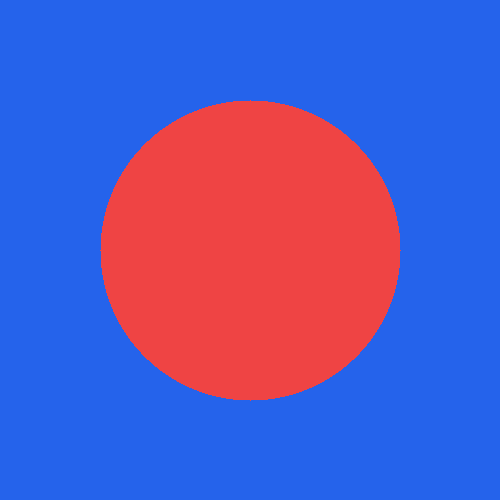
#> input picture images/defect.png, 500 x 500 px
$ python -i detector.py   (imports and definitions only)
#> lines starting #> are read from the running program, lines starting #| are printed output that depends on the picture; after the words box and inside, x2 and y2 are one past the last pixel; in counts of white or black regions, pixels touching at a corner belong together
import sys

import cv2


# Если красного больше этого процента — считаем изображение дефектным.
RED_THRESHOLD = 10.0


def detect_defect(image_path):
    """Return OK or DEFECT based on the proportion of red pixels."""
#> called with image_path = 'images/defect.png'
    image = cv2.imread(image_path)
#> image is the input picture: shape (500, 500, 3); mean B, G, R 187.8, 90.2, 94.1

    if image is None:
        raise ValueError(f"Не удалось открыть изображение: {image_path}")

    # OpenCV читает изображение в формате BGR.
    # В HSV красный цвет удобно выделять двумя диапазонами оттенка.
    hsv = cv2.cvtColor(image, cv2.COLOR_BGR2HSV)
#> hsv: shape (500, 500, 3); mean H, S, V 79.6, 205.7, 236.1

    lower_red_1 = (0, 100, 100)
    upper_red_1 = (10, 255, 255)
    lower_red_2 = (170, 100, 100)
    upper_red_2 = (180, 255, 255)

    mask_1 = cv2.inRange(hsv, lower_red_1, upper_red_1)
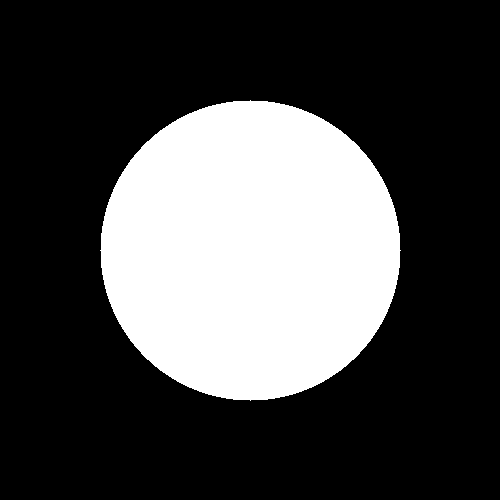
#> mask_1: shape (500, 500); 28.3% white; 1 white region, box (x1, y1, x2, y2) and area: (100, 100, 401, 401) 70681
    mask_2 = cv2.inRange(hsv, lower_red_2, upper_red_2)
#> mask_2: shape (500, 500); every value is 0
    red_mask = mask_1 | mask_2

    red_pixels = cv2.countNonZero(red_mask)
#> red_pixels = 70681
    total_pixels = image.shape[0] * image.shape[1]
#> total_pixels = 250000
    red_percent = red_pixels / total_pixels * 100
#> red_percent = 28.27

    return "DEFECT" if red_percent > RED_THRESHOLD else "OK"


# [11 lines not run here, left out]

>>> result = detect_defect('images/defect.png')
#> result = 'DEFECT'
